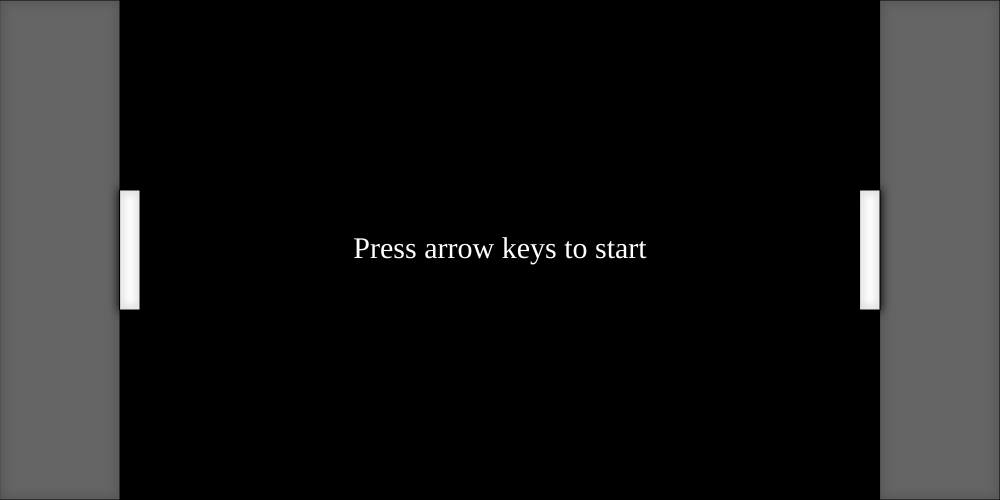
Frame 1 (no input)
Frame 60 (no input): identical to frame 1, image omitted
Frame 120 (the mouse pressed at the canvas centre since frame 60): identical to frame 1, image omitted

The p5.js sketch that drew this single still picture (run headless with seeded random() and noise() and a simulated clock; from frame 60 on, the mouse is pressed at the canvas centre):

// p5.js sketch
// ── sketch.js
var p1 = undefined, p2 = undefined
var b = undefined
var score1 = 0, score2 = 0
var game_started = false
var score_limit = 20
var winner = 0  

function setup() {
    Ball.MAX_VEL_ANGLE = radians(Ball.MAX_VEL_ANGLE)

    createCanvas(1000, 500);
    p1 = new Paddle(Paddle.PADDLE_H_OFFSET, (height - Paddle.PADDLE_SIZE.y)/2);
    p2 = new Paddle((width - Paddle.PADDLE_SIZE.x) - Paddle.PADDLE_H_OFFSET, (height - Paddle.PADDLE_SIZE.y)/2);
    b = new Ball()

    textFont("Roboto mono")
    textSize(30)

    drawingContext.shadowOffsetX = 0;
    drawingContext.shadowOffsetY = 0;
    drawingContext.shadowBlur = 10;
    drawingContext.shadowColor = "black";
}

function draw() {
    background(0)

    fill(100)
    rect(0, 0, Paddle.PADDLE_H_OFFSET, height)
    rect(width-Paddle.PADDLE_H_OFFSET, 0, Paddle.PADDLE_H_OFFSET, height)

    p1.update()
    p2.update()

    if (game_started) {
        b.update(p1, p2)

        draw_ingame_txt()

        if (check_score()) {
            b.reset()
            p1.reset()
            p2.reset()

            if (check_winner()) {
                game_started = false
                score1 = 0
                score2 = 0
            }
        }
    }
    else {
        draw_start_msg()
    }
}

function draw_ingame_txt() {
    fill(255, 255, 255, 180)
    textAlign(RIGHT, CENTER)
    text(str(score1), (width / 2 - Paddle.PADDLE_H_OFFSET) / 2 + Paddle.PADDLE_H_OFFSET, height / 2)
    textAlign(LEFT, CENTER)
    text(str(score2), width - ((width / 2 - Paddle.PADDLE_H_OFFSET) / 2 + Paddle.PADDLE_H_OFFSET), height / 2)

    fill(255, 255, 255, 130)
    textAlign(CENTER, CENTER)
    textSize(18)
    text("First player to " + str(score_limit) + " points wins", width / 2, height - 40)
    textSize(30)
}

function draw_start_msg() {
    fill(255)
    textAlign(CENTER, CENTER)

    var msg = "Press arrow keys to start"

    switch (winner) {
        case 1: msg = "Player 1 won!\n" + msg; break;
        case 2: msg = "Player 2 won!\n" + msg; break;
    }

    text(msg, width / 2, height / 2)
}

function check_score() {
    if (b.pos.x <= p1.pos.x) score2+=1
    if (b.pos.x >= p2.pos.x + Paddle.PADDLE_SIZE.x) score1+=1

    return (b.pos.x <= p1.pos.x || b.pos.x >= p2.pos.x + Paddle.PADDLE_SIZE.x)
}

function check_winner() {
    if (score1 >= score_limit)
        winner = 1
    else if (score2 >= score_limit)
        winner = 2

    return winner != 0    
}

function keyPressed() {
    if (keyCode == UP_ARROW || keyCode == DOWN_ARROW) {
        game_started = true
        winner = 0  

        b.set_movable(true)

        if (keyCode == UP_ARROW) {
            p1.set_direction(-1)
            p2.set_direction(-1)
        }

        if (keyCode == DOWN_ARROW) {
            p1.set_direction(1)
            p2.set_direction(1)
        }
    }
}

function keyReleased() {
    if (keyCode == UP_ARROW || keyCode == DOWN_ARROW) {
        p1.set_direction(0)
        p2.set_direction(0)        
    }
}

function sign(val) {
    if (val == undefined || val == 0) return 0

    return abs(val) / val
}
// ── ball.js
class Ball {
    
    static MAX_VEL = 8
    static BALL_RADIUS = 7
    static MAX_VEL_ANGLE = 60

    constructor() {
        this.pos = new p5.Vector(width/2, height/2)
        this.speed = this.get_random_speed()
        this.can_update = false
        this.gianfranco = false
    }
    
    set_movable(m) {
        this.can_update = m
    }
    
    reset() {
        this.pos = new p5.Vector(width/2, height/2)
        this.speed = this.get_random_speed()
        this.can_update = false
        this.gianfranco = false


    }

    update(p1, p2) {
        if (this.can_update) {
            this.collide_with_paddle(p1)
            this.collide_with_paddle(p2)

            this.intersects_walls()

            this.speed.setMag(Ball.MAX_VEL)
            this.pos.add(this.speed)
            
            this.pos.x = constrain(this.pos.x, 0, width - Ball.BALL_RADIUS)
            this.pos.y = constrain(this.pos.y, 0, height - Ball.BALL_RADIUS)
        }

        this.draw()
    }

    intersects_walls() {
        if ((this.pos.y <= Ball.BALL_RADIUS || this.pos.y >= height-Ball.BALL_RADIUS) || (this.pos.x <= Ball.BALL_RADIUS || this.pos.x >= width-Ball.BALL_RADIUS)) {
            if (this.pos.x <= Ball.BALL_RADIUS || this.pos.x >= width-Ball.BALL_RADIUS) {
                this.speed.x *= -1
            }

            else if (this.pos.y <= Ball.BALL_RADIUS || this.pos.y >= height-Ball.BALL_RADIUS) {
                this.speed.y *= -1
            }   
        }
    }
    
    collide_with_paddle(paddle) {
        if (paddle.contains(this.pos)){
            this.pos = paddle.translate_out(this.pos, Ball.BALL_RADIUS)

            var p = paddle.pos
            var test = this.pos.copy()
            var collided_x = false
            var collided_y = false

            // which edge is closest?
            if (this.pos.x <= p.x){         test.x = p.x; collided_x = true       // left edge
            }else if (this.pos.x >= p.x + Paddle.PADDLE_SIZE.x){ test.x = p.x+Paddle.PADDLE_SIZE.x; collided_x = true  }   // right edge
            
            if (this.pos.y <= p.y){         test.y = p.y; collided_y = true       // top edge
            }else if (this.pos.y >= p.y+Paddle.PADDLE_SIZE.y){ test.y = p.y+Paddle.PADDLE_SIZE.y; collided_y = true }   // bottom edge

            if (this.pos.dist(test) <= Ball.BALL_RADIUS) {
                if (collided_x) this.speed.x *= -1
                else if (collided_y) this.speed.y = Paddle.VERTICAL_DELTA - this.speed.y
            }
        }
    }

    draw() {
        circle(this.pos.x, this.pos.y, Ball.BALL_RADIUS * 2)
    }

    get_random_speed() {
        var angle_tan = random(tan(-Ball.MAX_VEL_ANGLE), tan(Ball.MAX_VEL_ANGLE))
        var angle = atan(angle_tan)

        return p5.Vector.fromAngle(angle + PI*random([0, 1]))
    }
}
// ── paddle.js
class Rectangle {
    constructor (x, y, s) {
        this.pos = new p5.Vector(x, y)
        this.size = s
    }

    draw() {
        fill(255)
        rect(this.pos.x, this.pos.y, this.size.x, this.size.y)
    }
    
    contains(p) {
        return (p.x >= this.pos.x && p.y >= this.pos.y && p.x <= this.pos.x+this.size.x && p.y <= this.pos.y+this.size.y)
    }

    translate_out(p, offset) {
        var output = undefined

        if (this.contains(p)) {
            var output = p.copy()

            var dx = p.x - this.pos.x;
            var dy = p.y - this.pos.y;
            
            var dw = this.pos.x + this.size.x - p.x;
            var dh = this.pos.y + this.size.y - p.y;

            if (p.x-dx-1 < 0) { dx = Infinity; }
            if (p.y-dy-1 < 0) { dy = Infinity; }
            if (p.y+dh+1 > height) { dh = Infinity; }
            if (p.x+dw+1 > width)  { dw = Infinity; }

            if (dx<=dy && dx<dw && dx<dh)
            {
                output.x = p.x-dx-offset;
            }
            else if (dy<dx && dy<dw && dy<dh)
            {
                output.y = p.y-dy-offset;
            }
            else if (dh<=dx && dh<=dw && dh<dy)
            {
                output.y = p.y+dh+offset;   
            }
            else if (dw<=dx && dw<dh && dw<dy)
            {
                output.x = p.x+dw+offset;
            }
        }

        return output
    }
}

class Paddle extends Rectangle {

    static PADDLE_SIZE = new p5.Vector(20, 120)
    static PADDLE_H_OFFSET = 120
    static VERTICAL_DELTA = 7

    constructor (x, y) {
        super(x, y, Paddle.PADDLE_SIZE)

        this.init_pos = createVector(x, y)
        this.v_speed = 0
        this.can_move = false
    }

    set_direction(dir) {
        this.can_move = (dir != undefined && dir != 0)
        this.v_speed = Paddle.VERTICAL_DELTA * sign(dir)
    }

    update() {
        if (this.can_move) this.move(this.v_speed)

        this.draw()
    }

    reset() {
        this.pos = this.init_pos.copy()
        this.v_speed = 0
        this.can_move = false
    }

    move(delta) {
        this.pos.y = constrain(this.pos.y + delta, 0, height - Paddle.PADDLE_SIZE.y)
    }
}
